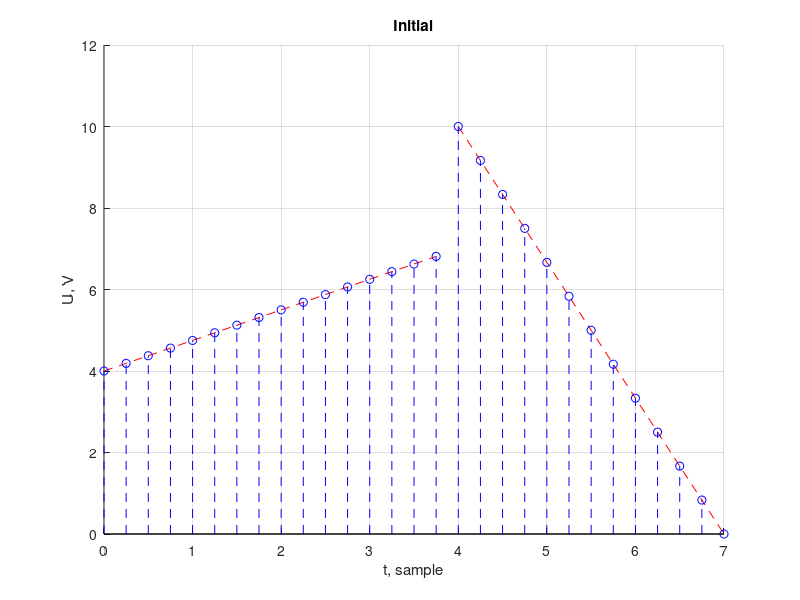
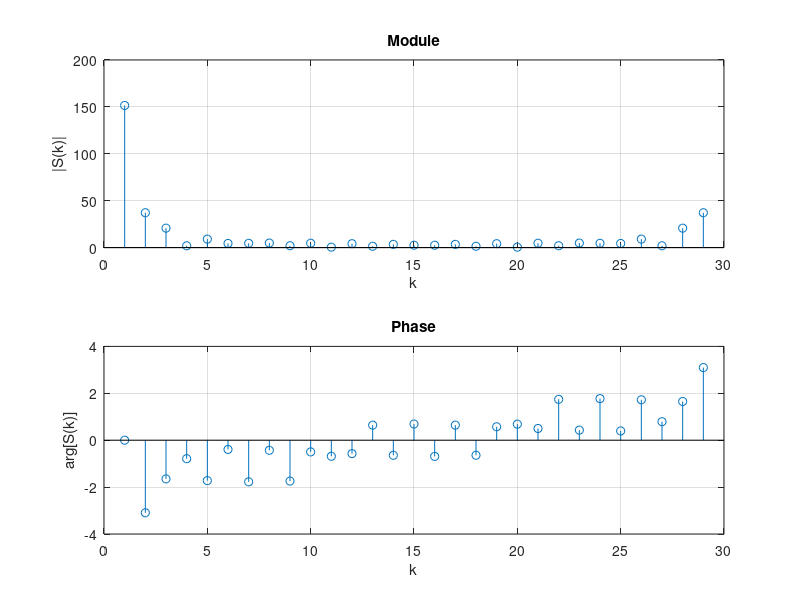

MATLAB code to generate these figures, in order: (Note: this script raises an error after producing the figures.)

% --- DATA (v. 9) ---

U1 = 4; U2 = 7; U3 = 10; U4 = 0;
T1 = 4; T2 = 7;
Fa = 4;
Ta = 1 / Fa;

k1 = (U2 - U1) / (T1 - 0);
b1 = U1 - k1 * 0;
k2 = (U4 - U3) / (T2 - T1);
b2 = U3 - k2 * T1;

ti1 = 0 : Ta : T1 - Ta;
ti2 = T1 : Ta : T2;
fi1 = k1 * ti1 + b1;
fi2 = k2 * ti2 + b2;

t1 = 0 : Ta : T1 - Ta;
t2 = T1 : Ta : T2;
t = [t1 t2];
f1 = k1 * t1 + b1;
f2 = k2 * t2 + b2;
U = [f1 f2];

figure;
hold on;
grid on;
plot(t1, fi1, 'r--');
plot(ti2, fi2, 'r--');
stem(t, U, 'b--');
title('Initial');
xlabel('t, sample');
ylabel('U, V');

% --- 2. FFT (Fast Fourier Transform) ---

S = fft(U);

figure
subplot(2, 1, 1);
stem(abs(S));
title('Module');
xlabel('k');
ylabel('|S(k)|');
grid on;
subplot(2, 1, 2);
stem(angle(S));
title('Phase');
xlabel('k');
ylabel('arg[S(k)]');
grid on;

% --- 3. Spectre width ---

E0 = sum(U.^2)

function [Ur, Nmax] = signal_reconstruct(S, E0, threshold)
    Nmax = 0;
    while true
        Sf = S; % Spectere filtered
        Sf(Nmax+2 : end-Nmax) = 0;
        Ur = ifft(Sf, 'symmetric'); % Signal recovered
        Er = sum(Ur.^2);
        if Er / E0 >= threshold
           Er
           break
        end
        Nmax = Nmax + 1;
    end
end

[Ur90, Nmax90] = signal_reconstruct(S, E0, 0.9);
[Ur99, Nmax99] = signal_reconstruct(S, E0, 0.99);

figure;
grid on;
subplot(2, 1, 1);
stem(U, 'b');
legend('Initial');
subplot(2, 1, 2);
hold on;
stem(Ur90, 'r', 'Marker', 'x');
stem(Ur99, 'r', 'LineStyle', 'none', 'Marker', 'o');
hold off;
legend('Er / E0 >= 90%', 'Er / E0 >= 99%');
legend show;
xlabel('t, sample');
ylabel('U, V');

% --- 4. Padding with zeroes ---

Up = [U, zeros(1, length(U))];
Sp = fft(Up);

figure
subplot(2, 1, 1);
stem(abs(Sp));
title('Module (zero padded)');
xlabel('k');
ylabel('|Sp(k)|');
grid on;

subplot(2, 1, 2);
stem(angle(Sp));
title('Phase (zero padded)');
xlabel('k');
ylabel('arg[Sp(k)]');
grid on;

% --- 5-6. Direct DFT vs FFT

Nv = [64, 128, 256, 512, 1024, 2048, 4096, 8192];

K_dft = 60;
t_dft = zeros(size(Nv));
for idx = 1:length(Nv)
    N = Nv(idx);
    x_padded = [U, zeros(1, N - length(U))];
    D = dftmtx(N);
    tic
    for k = 1:K_dft
        y = x_padded * D;
    end
    t_dft(idx) = toc;
    fprintf('DFT N = %d, %.4f %.3f с\n', N, t_dft(idx), t_dft(idx)/K_dft*10^6);
end
T_dft_us = (t_dft / K_dft) * 1e6;

K_fft = 100000;
t_fft = zeros(size(Nv));
for idx = 1:length(Nv)
    N = Nv(idx);
    tic
    for k = 1:K_fft
        y = fft(U, N);
    end
    t_fft(idx) = toc;
    fprintf('FFT N = %d, %.4f %.3f с\n', N, t_fft(idx), t_fft(idx)/K_fft*10^6);
end
T_fft_us = (t_fft / K_fft) * 1e6;

% Approximated
k1 = T_dft_us(end) / (Nv(end)^2);
k2 = T_fft_us(end) / (Nv(end)*log2(Nv(end)));

N_fit = Nv;
t_fit_dft = k1 * N_fit.^2;
t_fit_fft = k2 * N_fit .* log2(N_fit);

fprintf('k1 = %.3e с\n', k1);
fprintf('k2 = %.3e с\n', k2);

figure;
loglog(Nv, T_dft_us, 'b-o', 'LineWidth', 1.5);
hold on;
loglog(Nv, t_fit_dft, 'b--', 'LineWidth', 1);
grid on;
xlabel('N');
ylabel('Время, мкс');

figure;
loglog(Nv, T_fft_us, 'r-s', 'LineWidth', 1.5);
hold on;
loglog(Nv, t_fit_fft, 'r--', 'LineWidth', 1);
grid on;
xlabel('N');
ylabel('Время, мкс');

figure;
loglog(Nv, T_dft_us, 'b-o', 'LineWidth', 1.5);
hold on;
loglog(Nv, t_fit_dft, 'b--', 'LineWidth', 1);
loglog(Nv, T_fft_us, 'r-s', 'LineWidth', 1.5);
loglog(Nv, t_fit_fft, 'r--', 'LineWidth', 1);
grid on;
xlabel('N');
ylabel('Время, мкс');
